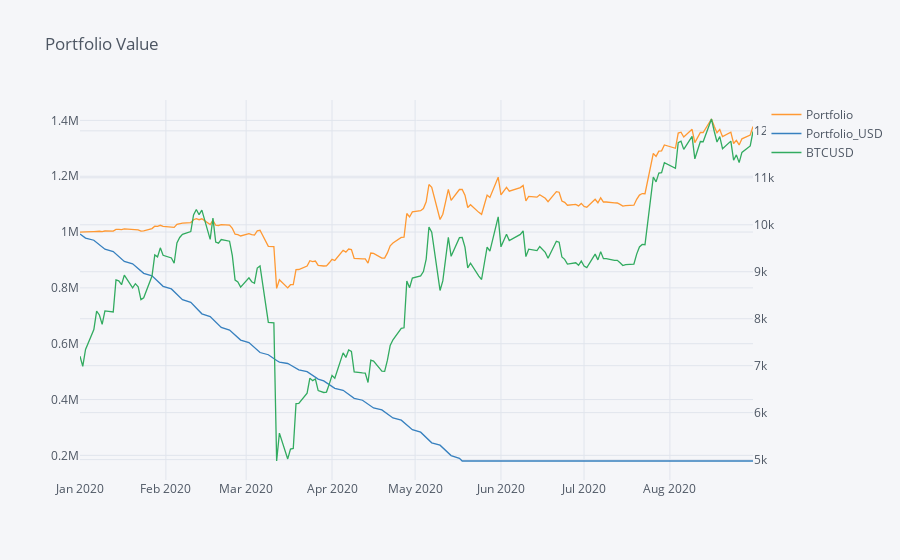

Source (notebook cell):
### Code cell
import cufflinks as cf

columns = ["Portfolio", "Portfolio_USD", "BTCUSD"]

df[columns].iplot(
    secondary_y="BTCUSD",
    title="Portfolio Value",
)

### Figure 1 — Plotly figure (JSON) as saved in the notebook; plotly's stock layout.template omitted (floating-point values rounded to 4 significant figures; data arrays with more than 128 entries replaced by an {"elided": "..."} marker saying what was removed)
{"data": [{"line": {"color": "rgba(255, 153, 51, 1.0)", "dash": "solid", "shape": "linear", "width": 1.3}, "mode": "lines", "name": "Portfolio", "text": "", "type": "scatter", "x": {"elided": "175 str values"}, "y": {"elided": "175 float values"}}, {"line": {"color": "rgba(55, 128, 191, 1.0)", "dash": "solid", "shape": "linear", "width": 1.3}, "mode": "lines", "name": "Portfolio_USD", "text": "", "type": "scatter", "x": {"elided": "175 str values"}, "y": {"elided": "175 float values"}}, {"line": {"color": "rgba(50, 171, 96, 1.0)", "dash": "solid", "shape": "linear", "width": 1.3}, "mode": "lines", "name": "BTCUSD", "text": "", "type": "scatter", "x": {"elided": "175 str values"}, "xaxis": "x", "y": {"elided": "175 float values"}, "yaxis": "y2"}], "layout": {"legend": {"bgcolor": "#F5F6F9", "font": {"color": "#4D5663"}}, "paper_bgcolor": "#F5F6F9", "plot_bgcolor": "#F5F6F9", "title": {"font": {"color": "#4D5663"}, "text": "Portfolio Value"}, "xaxis": {"gridcolor": "#E1E5ED", "showgrid": true, "tickfont": {"color": "#4D5663"}, "title": {"font": {"color": "#4D5663"}, "text": ""}, "zerolinecolor": "#E1E5ED"}, "yaxis": {"gridcolor": "#E1E5ED", "showgrid": true, "tickfont": {"color": "#4D5663"}, "title": {"font": {"color": "#4D5663"}, "text": ""}, "zerolinecolor": "#E1E5ED"}, "yaxis2": {"anchor": "x", "gridcolor": "#E1E5ED", "overlaying": "y", "showgrid": true, "side": "right", "tickfont": {"color": "#4D5663"}, "title": {"text": ""}, "zerolinecolor": "#E1E5ED"}}}
